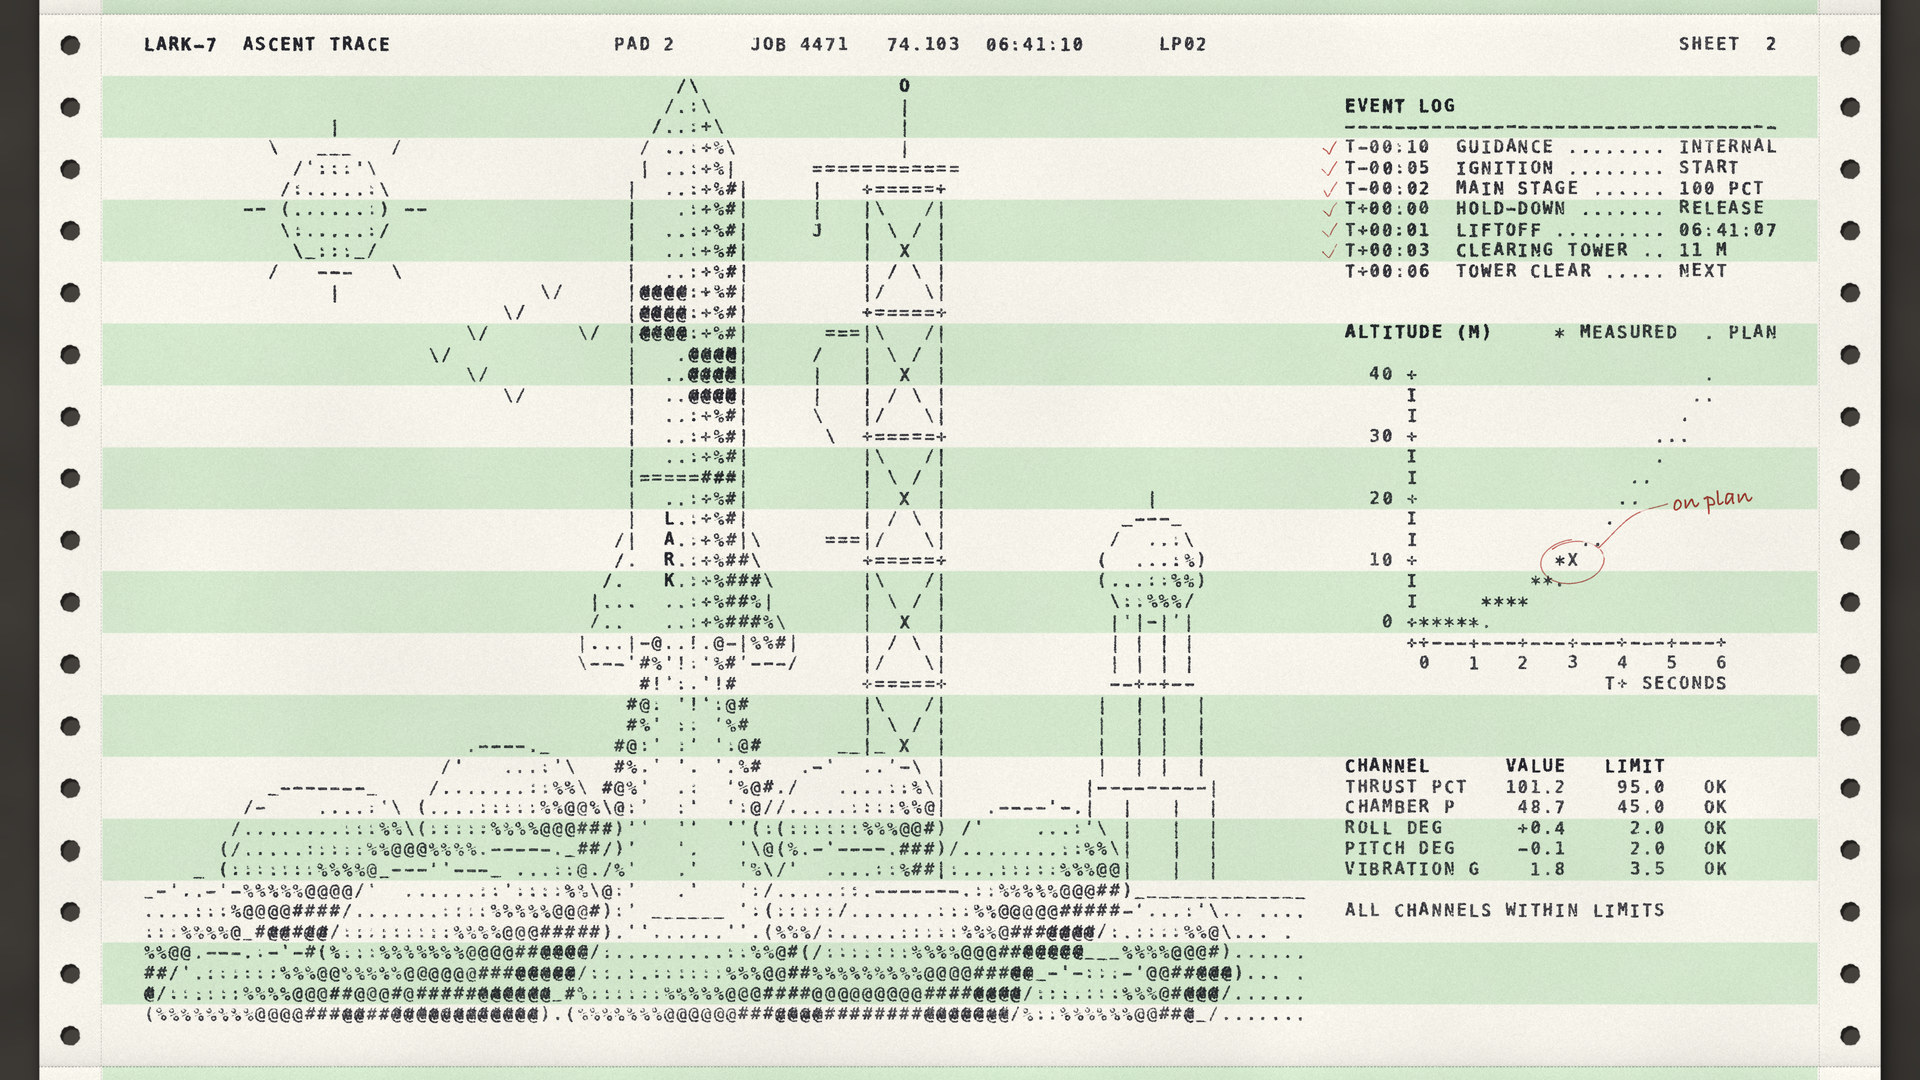

This chart was generated by the following Python code:
"""Example (ASCII art, 1970s line printer): Liftoff Trace / 发射记录 — sheet 2 of a launch report, a whole 8.5 in
greenbar sheet lying on the desk between two tear lines. On the left, an ASCII picture of the moment of liftoff: a
slender rocket with a roll pattern rising beside its lattice service tower (arms swung back, an umbilical hose still
swinging), a white-hot column widening from the nozzle (! | ' . streaks inside a % @ # smoke sheath) that runs
into rolling exhaust clouds shaded % -> @ -> # with overstruck cores, a limb-darkened sun and a V of birds. On the
right, what the computer logged: the countdown events and a printer plot of altitude against time (planned
'.' vs measured '*', X = this picture). A reader went over it with a red ballpoint. No image model.
python3 lineprinter_launch.py [out.jpg] [--stages DIR] [--txt]
"""
import os, sys, time
sys.path.insert(0, os.path.join(os.path.dirname(os.path.abspath(__file__)), '..', 'lib'))
import numpy as np
from lineprinter import LinePrinter
from core import smoothstep

out = sys.argv[1] if len(sys.argv) > 1 and not sys.argv[1].startswith('--') else 'lineprinter_launch.jpg'
stages = sys.argv[sys.argv.index('--stages') + 1] if '--stages' in sys.argv else None
t0 = time.time()

lp = LinePrinter(1920, 1080, seed=7, top=14, ppi=123.8, page_in=8.5)   # a whole 8.5 in sheet, tear line to tear line
BOTTOM = lp.page_rows - 2       # the picture stops two lines above the next tear line
rng = np.random.default_rng(7)
lp.form()
lp.stage('form')

# ------------------------------------------------------------------ roles: which characters each thing is made of
lp.role('hull', ['', '.', ':', '+', '%', '#', '#@'], dither=0.35, group='rocket')
lp.role('paint', ['#@', '#@', '#@M'], dither=0.0, noise=0.0, group='rocket')
lp.role('metal', ['', '=', '=', '#', '#='], dither=0.3, group='rocket')
lp.role('plume', ['', '.', ':', '%', '@', '#'], edge=None, dither=0.2, noise=0.0, group='rocket')
lp.role('core', ['', "'", '.', ':', '!', '|'], edge=None, dither=0.0, noise=0.0, group='rocket')
lp.role('smoke', ['', '.', ':', '%', '@', '#', '#@'], edge='all', outline='round', dither=0.2, noise=0.0,
        inner_max=0.5)
lp.role('land', ['', '.', ',', ':'], edge=None, dither=0.9, noise=0.06)
lp.role('sun', ['', '.', '.', ':', ':'], outline=dict(left='(', right=')', top='_'), dither=0.7, noise=0.03)
lp.role('tank', ['', '.', ':', '%', '#'], outline=dict(left='(', right=')', top='_'), dither=0.3)

CX = 44.0                       # rocket axis (column)
H0, NB, BASE = 3.0, 11.0, 30.4  # nose tip, nose base, body base (rows)
R = 4.8                         # body radius in columns
GROUND = 42.5

lp.fill(lp.rect(0, GROUND, 94, lp.rows), 'land', lp.ramp_tone((0, GROUND), (0, lp.rows), 0.15, 0.5))
lp.stroke([(0, GROUND), (94, GROUND)], glyphs='_')

# ------------------------------------------------------------------ a water tower further off (deluge water for the pad)
WX, WY, WR = 81.5, 27.0, 4.2
for x0, x1 in ((WX - 2.6, WX - 5.6), (WX + 2.6, WX + 5.6), (WX - 0.9, WX - 1.9), (WX + 0.9, WX + 1.9)):
    lp.stroke([(x0, WY + 1.5), (x1, GROUND)])
for yb in (32.5, 37.5):                                              # braces on a row centre, or they split in two
    k = (yb - WY - 1.5) / (GROUND - WY - 1.5)
    lp.stroke([(WX - 2.6 - 3.0 * k, yb), (WX + 2.6 + 3.0 * k, yb)], glyphs='-')
lp.fill(lp.circle(WX, WY, WR), 'tank', lp.sphere_tone(WX, WY, WR, (-0.6, -0.5, 0.6), amb=0.1) * 0.9)
lp.stroke([(WX, WY - WR * lp.cw / lp.ch - 0.2), (WX, WY - WR * lp.cw / lp.ch - 1.6)], glyphs='|')

# ------------------------------------------------------------------ the service tower (behind the rocket)
TL, TW, TT = 58.5, 6, 8.0       # left leg (cell centre), width in columns, top row
TR = TL + TW
lp.stroke([(TL, TT), (TL, GROUND)])
lp.stroke([(TR, TT), (TR, GROUND)])
lp.stroke([(TL - 0.5, TT + 0.5), (TR + 0.5, TT + 0.5)], glyphs='=')
y = TT + 1                        # bays: braces go one column per row, so each cell gets one clean \ or /
while y + TW < GROUND:
    lp.stroke([(TL + 0.5, y), (TR - 0.5, y + TW - 1)])        # crossing lands in a cell centre -> X
    lp.stroke([(TR - 0.5, y), (TL + 0.5, y + TW - 1)])
    lp.stroke([(TL - 0.5, y + TW - 0.5), (TR + 0.5, y + TW - 0.5)], glyphs='=')
    y += TW
# crane jib and hook, mast, warning light
lp.stroke([(TL - 5, TT - 0.5), (TR + 2, TT - 0.5)], glyphs='=')
lp.stroke([(TL - 4.0, TT), (TL - 4.0, TT + 2.5)], glyphs='|')
lp.text('J', int(TL - 4.0), int(TT + 2.6))
lp.stroke([((TL + TR) / 2, TT - 4.2), ((TL + TR) / 2, TT - 0.8)], glyphs='|')
lp.text('O', int((TL + TR) / 2), int(TT - 5), strike=2)
# swing arms, retracted; one umbilical hose still swinging
for ya in (15.5, 25.5):
    lp.stroke([(TL - 3.5, ya), (TL - 0.5, ya)], glyphs='=')
lp.stroke([(TL - 3.4, 16.0), (TL - 4.4, 18.0), (TL - 3.6, 20.0), (TL - 1.8, 21.2)], smooth=True)

# ------------------------------------------------------------------ the rocket
body_light = (-0.7, -0.15, 0.7)
sv = np.linspace(0, 1, 40)                                           # ogive nose: half-width grows like a bullet
half = R * (2 * sv - sv * sv)
nose = lp.poly([(CX + h, H0 + s_ * (NB - H0)) for s_, h in zip(sv, half)] + [(CX + R, NB + 0.3), (CX - R, NB + 0.3)]
               + [(CX - h, H0 + s_ * (NB - H0)) for s_, h in zip(sv[::-1], half[::-1])])
body = lp.rect(CX - R, NB, CX + R, BASE)
tone = lp.cylinder_tone(CX - R, CX + R, body_light, amb=0.12)
for sgn in (-1, 1):                                                  # fins first so the body covers their roots
    fin = lp.poly([(CX + sgn * (R - 0.4), BASE - 6.0), (CX + sgn * (R + 3.6), BASE + 0.2),
                   (CX + sgn * (R + 3.6), BASE + 0.9), (CX + sgn * (R - 0.4), BASE + 0.9)])
    lp.fill(fin, 'hull', 0.15 if sgn < 0 else 0.75)
lp.fill(np.maximum(nose, body), 'hull', tone)
for (r0, r1, side) in ((12.6, 16.0, -1), (16.0, 19.4, 1)):       # roll pattern: black quarters
    q = lp.rect(CX if side > 0 else CX - R, r0, CX + R if side > 0 else CX, r1)
    lp.fill(q * body, 'paint', tone)
lp.fill(lp.rect(CX - R, 22.4, CX + R, 23.4), 'metal', np.clip(tone + 0.3, 0, 1))
lp.text_v('LARK', int(CX - 2), 24, strike=2)                         # painted name, on the sunlit side

# ------------------------------------------------------------------ the flame: a hot white column widening from the nozzle
FT, FB = BASE, 46.0
ys = np.linspace(FT, FB, 40)
hw = 2.6 + 5.0 * np.clip((ys - FT) / 9.0, 0, 1) ** 0.8 + 0.3 * np.maximum(ys - FT - 9.0, 0)   # half-width (columns)
hw_at = np.interp(lp.Y, ys, hw)
u = np.abs(lp.X - CX) / hw_at                                         # 0 on the axis .. 1 at the plume's edge
plume = lp.poly([(CX + h, y_) for y_, h in zip(ys, hw)] + [(CX - h, y_) for y_, h in zip(ys[::-1], hw[::-1])])
lp.fill(plume, 'plume', np.clip(0.2 + 0.95 * smoothstep(0.45, 1.0, u), 0, 1))  # smoke sheath, thickening outwards
# white-hot inside: streaks that fan out from the nozzle, flickering along their length
d = lp.Y - FT
lanes = np.zeros_like(lp.X)
for off, k, amp in ((-0.5, 0.0, 1.0), (0.5, 0.0, 1.0), (-1.5, 0.18, 0.75), (1.5, 0.18, 0.75), (-2.6, 0.3, 0.5), (2.6, 0.3, 0.5)):
    xc = CX + off * (1 + k * d)
    flick = 0.62 + 0.38 * np.sin(d * 1.9 + off * 2.1)
    lanes = np.maximum(lanes, amp * flick * np.exp(-((lp.X - xc) / 0.42) ** 2))
inner = lp.poly([(CX + 0.6 * h, y_) for y_, h in zip(ys, hw)] + [(CX - 0.6 * h, y_) for y_, h in zip(ys[::-1], hw[::-1])])
lp.fill(inner, 'core', np.clip(1.6 * lanes * (1.0 - 0.55 * np.clip(d / 10.0, 0, 1)), 0, 1))

# ------------------------------------------------------------------ exhaust clouds rolling out both ways
puffs = [(CX - 9.6, 39.6, 3.6), (CX + 9.6, 39.8, 3.6)]                               # smoke peeling off the plume
puffs += [(CX - 14, 39.5, 7.0), (CX + 14, 40.0, 7.0),                                # back, high
         (CX - 29, 42.0, 8.0), (CX + 28, 42.5, 7.5), (CX - 13.5, 44.0, 7.0), (CX + 13.5, 44.0, 7.0),
         (CX - 39, 45.5, 6.0), (CX + 38, 46.0, 5.5),                                  # rolling out sideways
         (CX - 20, 47.0, 10.0), (CX + 19, 47.5, 9.5),                                 # front, on the pad
         (CX - 35, 50.5, 8.5), (CX + 34, 51.0, 8.0), (CX, 49.5, 10.0)]
puffs = [(c + rng.uniform(-0.8, 0.8), r + rng.uniform(-0.3, 0.3), R_ * rng.uniform(0.95, 1.05)) for c, r, R_ in puffs]
sink = 0.32 * np.clip((lp.Y - 41.0) / 8.0, 0, 1)                    # the cloud's underside is in its own shade
lp.billow(puffs, 'smoke', light=(-0.35, -0.85, 0.4), amb=0.2, shadow=0.3, glow=(CX, 42.5, 8.0, 0.3), lift=sink)

# ------------------------------------------------------------------ the low morning sun the light comes from
SC, SR, SRAD = 15.5, 9.5, 4.6
rr = np.hypot(lp.X - SC, (lp.Y - SR) * lp.ch / lp.cw) / SRAD         # limb darkening: . in the middle, : at the rim
lp.fill(lp.circle(SC, SR, SRAD), 'sun', np.clip(0.28 + 0.75 * rr ** 1.6, 0, 1))
for k in range(8):
    a = k / 8 * 2 * np.pi
    ca, sa = np.cos(a), np.sin(a) * lp.cw / lp.ch
    r0, r1 = SRAD + 1.0, SRAD + 3.0
    lp.stroke([(SC + ca * r0, SR + sa * r0), (SC + ca * r1, SR + sa * r1)])

# ------------------------------------------------------------------ birds leaving in a hurry
for (c, r) in [(23, 16), (26, 15), (29, 14), (32, 13), (26, 17), (29, 18), (35, 15)]:   # a loose V heading off left
    lp.text('\\/', c, r)

# ------------------------------------------------------------------ header and the right-hand column
lp.text('LARK-7  ASCENT TRACE', 0, 1, strike=2)
lp.text('PAD 2      JOB 4471   74.103  06:41:10      LP02', 38, 1)
lp.text('SHEET  2', 124, 1)
L0 = 97
lp.text('EVENT LOG', L0, 4, strike=2)
lp.text('-' * 35, L0, 5)
events = [('T-00:10', 'GUIDANCE', 'INTERNAL'), ('T-00:05', 'IGNITION', 'START'), ('T-00:02', 'MAIN STAGE', '100 PCT'),
          ('T+00:00', 'HOLD-DOWN', 'RELEASE'), ('T+00:01', 'LIFTOFF', '06:41:07'), ('T+00:03', 'CLEARING TOWER', '11 M')]
for i, (t, ev, val) in enumerate(events + [('T+00:06', 'TOWER CLEAR', 'NEXT')]):
    lp.text(f'{t}  {ev} ' + '.' * (16 - len(ev)) + f' {val}', L0, 6 + i)

lp.text('ALTITUDE (M)', L0, 15, strike=2)
lp.text('* MEASURED  . PLAN', L0 + 17, 15)
tt = np.linspace(0, 6, 49)
plan = 0.5 * 2.4 * tt ** 2
tm = np.linspace(0, 3, 13)
meas = 0.5 * 2.45 * tm ** 2 + np.array([0, .1, -.1, .2, 0, -.2, .1, .3, 0, .2, .4, .2, 0])
cell = lp.plot(L0, 17, 25, 13, (0, 6), (0, 40), [(tt, plan, '.'), (tm[:-1], meas[:-1], '*'), (tm[-1:], meas[-1:], 'X')],
               xticks=[0, 1, 2, 3, 4, 5, 6], yticks=[0, 10, 20, 30, 40], ylab_w=4)
lp.text('T+ SECONDS', L0 + 21, 32)
stat = [('CHANNEL', 'VALUE', 'LIMIT', ''), ('THRUST PCT', '101.2', '95.0', 'OK'), ('CHAMBER P', '48.7', '45.0', 'OK'),
        ('ROLL DEG', '+0.4', '2.0', 'OK'), ('PITCH DEG', '-0.1', '2.0', 'OK'), ('VIBRATION G', '1.8', '3.5', 'OK')]
for i, (a, b, c, d) in enumerate(stat):
    lp.text(f'{a:<12}{b:>6}{c:>8}   {d}', L0, 36 + i, strike=2 if i == 0 else 1)
lp.text('ALL CHANNELS WITHIN LIMITS', L0, 43)

lp.erase(lp.rect(0, BOTTOM, lp.cols, lp.rows))                     # bottom margin and the next sheet stay blank
lp.compose()
if '--txt' in sys.argv: lp.listing(os.path.splitext(out)[0] + '.txt')

# ------------------------------------------------------------------ print, a few lines at a time
for r0, r1, name in ((0, 8, 'print_header'), (8, 16, 'print_tower_top'), (16, 24, 'print_body'),
                     (24, 32, 'print_fins'), (32, 40, 'print_flame'), (40, lp.rows, 'print_clouds')):
    lp.print_rows(r0, r1)
    lp.stage(name)

# ------------------------------------------------------------------ somebody read it with a red ballpoint
RED = '#b3312b'
for i in range(6):
    x, y = lp.xy(L0 - 1.2, 6 + i + 0.8)
    lp.tick(x, y, size=13, colour=RED, width=1.4)
cx, cy = lp.centre(*[int(round(v)) for v in cell(3, meas[-1])])
lp.ring(cx, cy, 30, 20, colour=RED, width=1.5)
lp.pen([(cx + 26, cy - 14), (cx + 60, cy - 46), (cx + 95, cy - 58)], colour=RED, width=1.4)
lp.pen_text('on plan', cx + 100, cy - 52, size=24, colour=RED, rot=6)

lp.save(out, stages)
print(out, f'{time.time() - t0:.1f}s')
